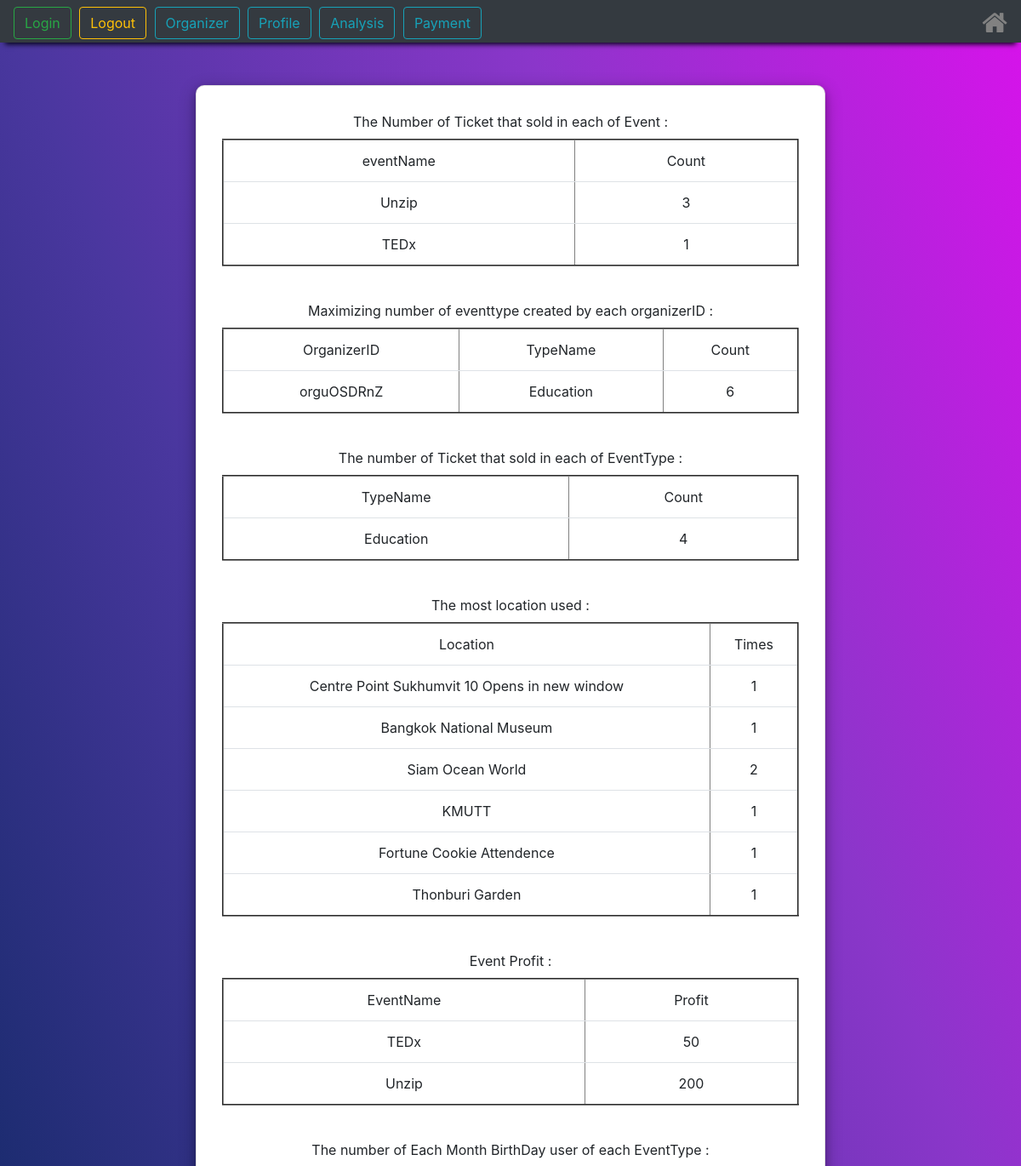
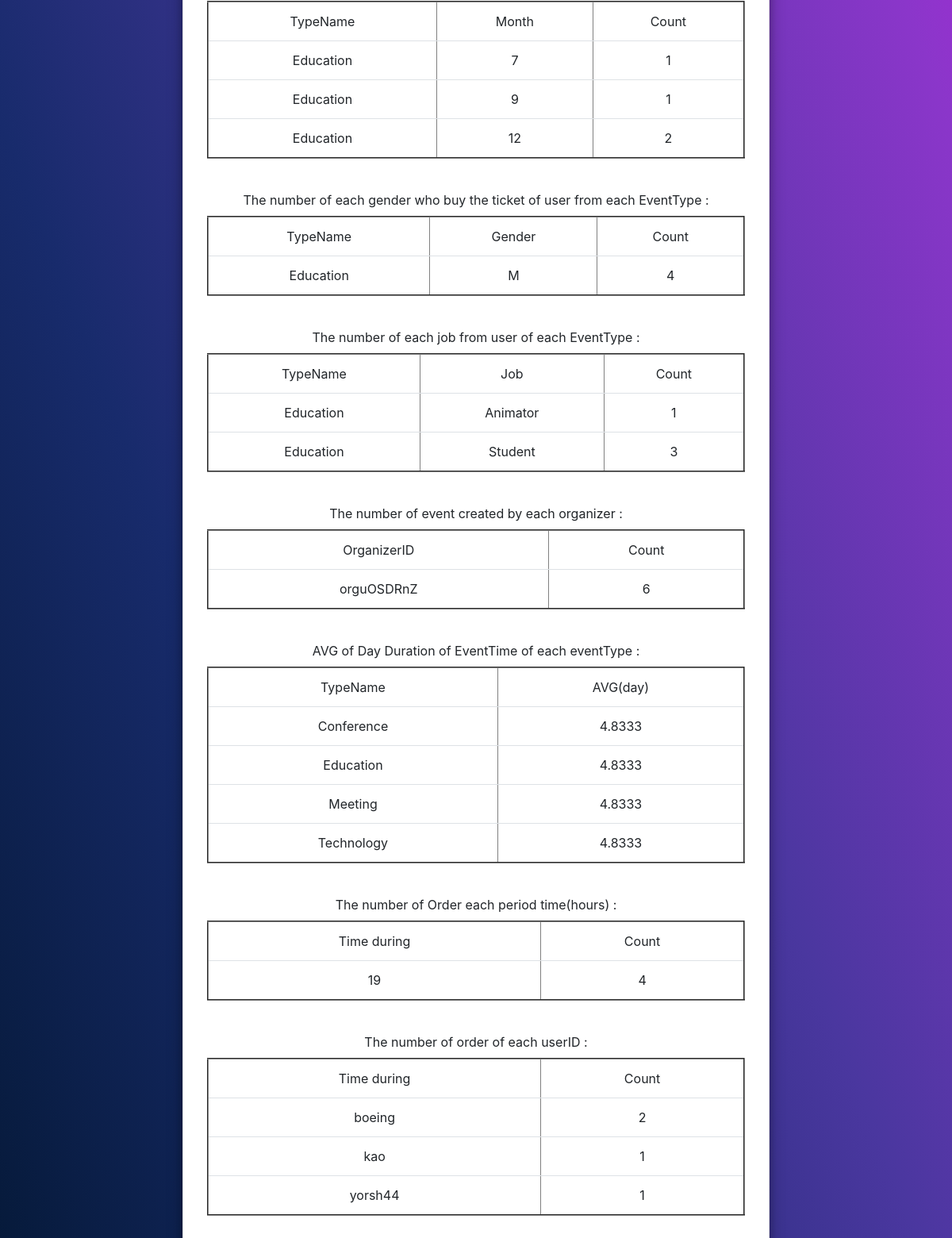
/queryAnalysis.php, run on the app's committed database (2 pictures, top to bottom).
### tables this page shows
CREATE TABLE `user` (
  `UserID` varchar(255) NOT NULL,
  `FirstName` varchar(255) NOT NULL,
  `LastName` varchar(255) NOT NULL,
  `Password` varchar(255) NOT NULL,
  `imgUrl` text,
  `RegDate` timestamp NOT NULL DEFAULT CURRENT_TIMESTAMP,
  `EmailAddress` varchar(255) NOT NULL,
  `JobID` int(10) NOT NULL,
  `Facebook` varchar(255) DEFAULT NULL,
  `Gender` char(1) NOT NULL,
  `BirthDate` date NOT NULL,
  `token` varchar(255) DEFAULT NULL,
  `valid` tinyint(1) DEFAULT '0',
  `tokenvalid` tinyint(1) DEFAULT '0'
);

### queryAnalysis.php (the view, shortened to what the rows shown need)
<!DOCTYPE html>
<html lang="en">
<head>
    <link rel="stylesheet" href="https://maxcdn.bootstrapcdn.com/bootstrap/4.0.0-beta.2/css/bootstrap.min.css"
>
        <link rel="stylesheet" href="font-awesome/css/font-awesome.min.css">
</head>
<body style="margin-bottom: 100px;background-image: linear-gradient(to right top, #051937, #182b6c, #4a379f, #8b36ca, #d812eb);">
            <div class="container">
            <div class="card col-md-8 offset-md-2 text-center" style="padding-top: 30px;border-radius: 10px;box-shadow: 0 4px 8px 0 rgba(0, 0, 0, 0.2), 0 6px 20px 0 rgba(0, 0, 0, 0.30);">
	<div class="a12">
    <div class="input-field col-md-12">
		<label> The number of order of each userID : </label><br>
		<?php
		$con = new mysqli("localhost", "root", "", "booking_db");
		$sql=mysqli_query($con,"SELECT u.UserID as UserID,count(o.OrderNo) As CountOrder
        FROM `order` o,`user`u
        WHERE o.UserID = u.UserID
        GROUP BY u.UserID");
			$outp = '<table class="table" border=2>';
			$outp .= '<tr><td>Time during</td><td>Count</td>';
			while($rs=mysqli_fetch_array($sql,MYSQLI_ASSOC))
			{	$outp .= '<tr>';
				$outp .= '<td>'.$rs['UserID'].'</td>';
				$outp .= '<td>'.$rs['CountOrder'].'</td>';
				$outp .= '</tr>';
			}
			$outp .= '</table>';
		echo $outp;
   ?><br>
    </div>
	</div>
            </div>
            </div>
</body>
</html>

### data on the page
user: UserID "boeing", CountOrder "2"
user: UserID "kao", CountOrder "1"
user: UserID "yorsh44", CountOrder "1"

### other printed values
$rs['eventName'] "Unzip"
$rs['count'] "3"
$rs['eventName'] "TEDx"
$rs['count'] "1"
$rs['OrganizerID'] "orguOSDRnZ"
$rs['TypeName'] "Education"
$rs['Count'] "6"
$rs['count'] "4"
$rs['LocationName'] "Centre Point Sukhumvit 10 Opens in new window"
$rs['Times'] "1"
$rs['LocationName'] "Bangkok National Museum"
$rs['LocationName'] "Siam Ocean World"
$rs['Times'] "2"
$rs['LocationName'] "KMUTT"
$rs['LocationName'] "Fortune Cookie Attendence"
